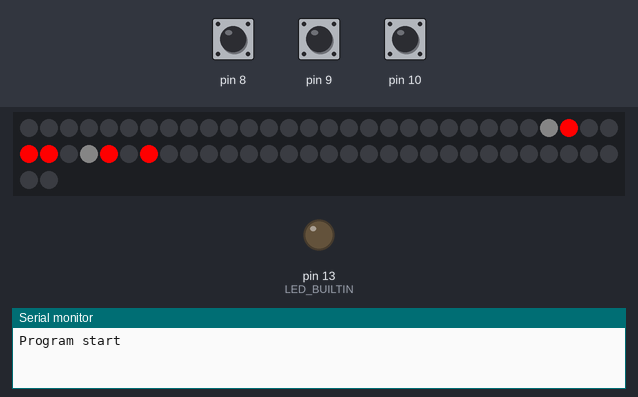
A sketch run on a simulated Arduino Uno, built with avr-gcc and run on an emulated ATmega328P. Parts: 62 RGB LEDs in strip order, left to right, continuing on the next row, output pins drawn as LEDs (lit = HIGH), the last lines printed to the serial monitor. The inputs (shaded band) are chosen by the test bench; at power-on: pin 10 HIGH, pin 8 HIGH, pin 9 HIGH. Dim RGB values are drawn brighter than linear; the local clock reads 2024-03-15 10:24:30 at power-on unless the sketch sets it.

Above: at 1.2 s.
1.3 s: pin 10 pulled LOW for 0.15 s
At 2.5 s:
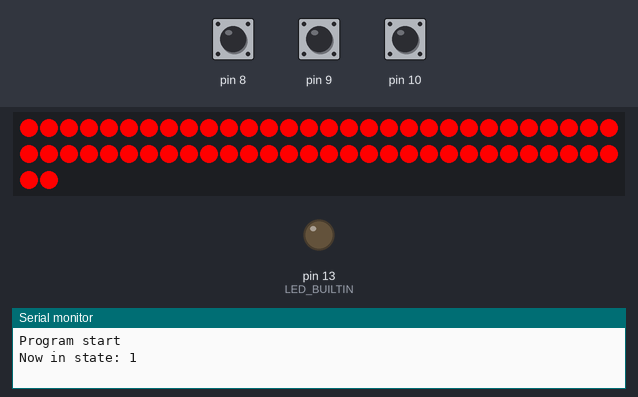
2.9 s: pin 8 pulled LOW for 0.15 s
At 4.0 s:
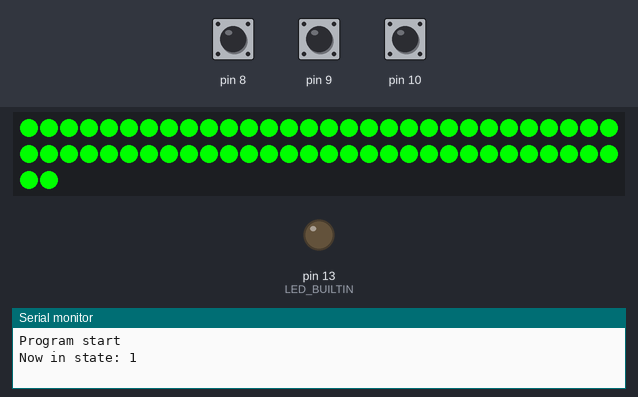
4.5 s: pin 10 pulled LOW for 1 s
At 5.1 s:
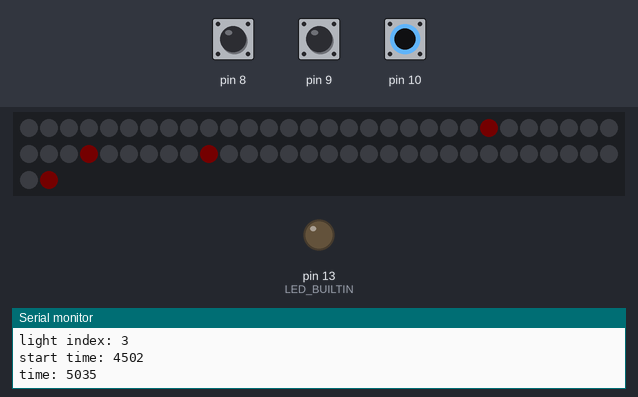
6.1 s: pin 10 pulled LOW for 0.15 s
At 7.8 s:
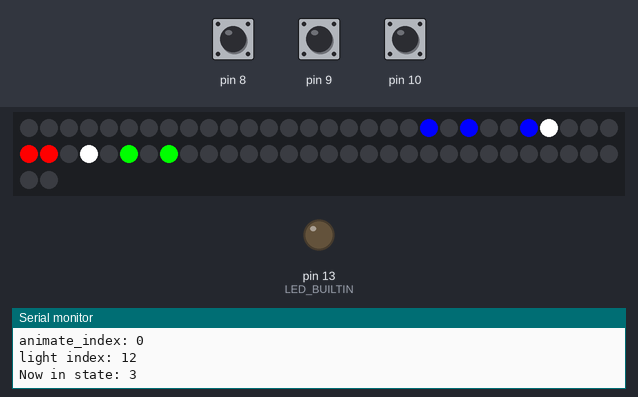
9.2 s: pin 10 pulled LOW for 3.2 s
13.9 s: pin 8 driven LOW and pin 10 driven LOW
At 15.6 s:
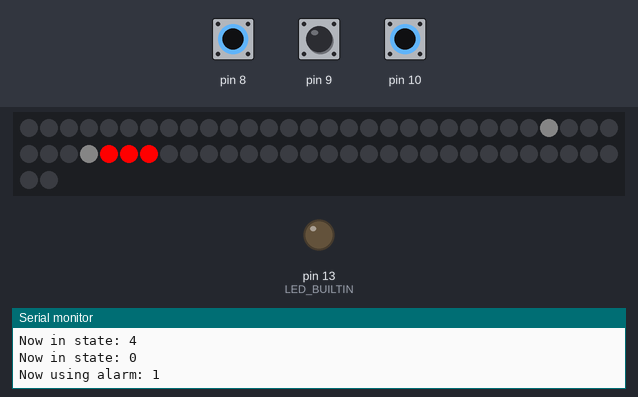
Timing chart, 0 to 17.1 s (numbered marks = the images above; inputs shaded):
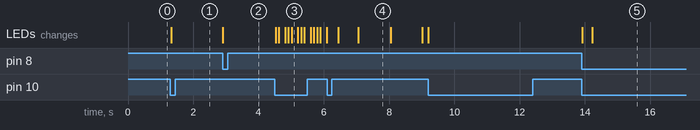

Measured:
- after the input at 1.3 s, the LEDs: change at once (image 1)
- after the input at 2.9 s, the LEDs: change at once (image 2)
- after the input at 4.5 s, the LEDs: first change at once (image 3 shows a later state)
- after the input at 6.1 s, the LEDs: first change after 0.34 s (image 4 shows a later state)
- after the input at 13.9 s, the LEDs: first change at once (image 5 shows a later state)

The sketch:

arduinoLightControl.ino
```cpp
#include "ButtonHandler.h"
#include "LightHandler.h"
#include "LightShowController.h"
#include "ClockHandler.h"

#define BTN_UP 8
#define BTN_DOWN 9
#define BTN_STATE 10

// Time to make animation last in minutes
static int sweeptime = 30;
// Alarm Time (Time animation will start aka. sweeptime before you want to wake up)
static int alarm_hour[7] = { 5,  7,  6,  6,  5,  5,  4};
static int alarm_min[7] =  {25, 00, 30, 00, 30, 00, 30};
static int current_alarm = 0;

#define NUM_STATES 5
static uint8_t stateIndex = 0;

static uint8_t colorState = 0;
static uint8_t alarmState = 2;
unsigned long time_of_start_show_alarm = 0;

ButtonHandler *up_btn;
ButtonHandler *down_btn;
ButtonHandler *state_btn;
LightHandler *lights;
LightShowController *light_show_controller;
ClockHandler *clock;

void setup()
{
	// delay(1000);

	// Setup serial output
	Serial.begin(9600);
	while (! Serial);
	Serial.println("Program start");

	// Setup clock
	clock = new ClockHandler(0);

	// Setup LEDS
	lights = new LightHandler(0);

	// Setup Light Show Controller
	light_show_controller = new LightShowController(lights);

	// Setup Buttons
	up_btn = new ButtonHandler(BTN_UP);
	down_btn = new ButtonHandler(BTN_DOWN);
	state_btn = new ButtonHandler(BTN_STATE);

	digitalWrite(LED_BUILTIN, LOW);    // turn the LED off by making the voltage LOW
}
void loop()
{
	bool up_was_pressed = up_btn->beenPressed();
	bool down_was_pressed = down_btn->beenPressed();
	handleStateButton();

	if (stateIndex == 0)
	{
		// Alarm state
		alarmStateAction(up_was_pressed, down_was_pressed);
	}
	else if (stateIndex == 1)
	{
		// Color play state
		colorStateAction(up_was_pressed, down_was_pressed);
	}
	else if (stateIndex == 2)
	{
		// Sun rise test state
		sunTestStateAction(up_was_pressed, down_was_pressed);
	}
	else if (stateIndex == 3)
	{
		// Display time state
		byte hColor[3]={0, 255, 0};
		byte mColor[3]={255, 0, 0};
		byte sColor[3]={0, 0, 255};
		byte sepColor[3]={255, 255, 255};
		lights->displayTime(clock->getHour(), clock->getMin(), clock->getSec(), hColor, mColor, sColor, sepColor);
		// Serial.print(clock->getHour());
		// Serial.print(":");
		// Serial.print(clock->getMin());
		// Serial.print(":");
		// Serial.println(clock->getSec());
	}
	else if (stateIndex == 4)
	{
		// Off state (do nothing because lights are always off after state change)
	}
	else
	{
		// Unknown state
	}

}

void handleStateButton()
{
	if (state_btn->beenPressed())
	{
		if (stateIndex >= NUM_STATES - 1)
			stateIndex = 0;
		else
			stateIndex += 1;

		if (stateIndex == 0)
		{
			alarmState = 2;
			time_of_start_show_alarm = millis();
		}
		lights->turnOff();
		light_show_controller->stopAnimation();
		Serial.print("Now in state: ");
		Serial.println(stateIndex);
	}
}

void alarmStateAction(bool up, bool down)
{
	if (alarmState == 1 && light_show_controller->isAnimationRunning())
	{
		light_show_controller->animationUpdate();
	}
	else if (alarmState == 0 && clock->getHour() == alarm_hour[current_alarm] && clock->getMin() == alarm_min[current_alarm])
	{
		unsigned long second = 1000;
		unsigned long minute = 60;
		light_show_controller->startAnimation(second * minute * sweeptime);
		Serial.println("Animation Started");
		alarmState = 1;
	}
	else if(alarmState == 2)
	{
		// Show time that alarm will begin its sequence (wake up sweeptime after that)
		byte hColor[3] =   {255, 0, 0};
		byte mColor[3] =   {255, 0, 0};
		byte sColor[3] =   {255, 0, 0};
		byte sepColor[3] = {8, 8, 8};
		lights->displayTime(alarm_hour[current_alarm], alarm_min[current_alarm], 0, hColor, mColor, sColor, sepColor);

		unsigned long diff = millis() - time_of_start_show_alarm;
		if (diff > 6000)
		{
			lights->turnOff();
			alarmState = 0;
		}
	}
	if (up)
	{
		size_t last_index = (sizeof(alarm_hour) / sizeof(alarm_hour[0])) - 1;
		size_t first_index = 0;
		light_show_controller->stopAnimation();
		lights->turnOff();
		// If current alarm is the last alarm in the list
        if (current_alarm >= last_index)
		{
			current_alarm = first_index;
		}
		else
		{
			current_alarm++;
		}
		Serial.print("Now using alarm: ");
		Serial.println(current_alarm);
		alarmState = 2;
		time_of_start_show_alarm = millis();
	}
	else if (down)
	{
		size_t last_index = (sizeof(alarm_hour) / sizeof(alarm_hour[0])) - 1;
		size_t first_index = 0;
		light_show_controller->stopAnimation();
		lights->turnOff();
		// If current alarm is the last alarm in the list
        if (current_alarm <= first_index)
		{
			current_alarm = last_index;
		}
		else
		{
			current_alarm--;
		}
		Serial.print("Now using alarm: ");
		Serial.println(current_alarm);
		alarmState = 2;
		time_of_start_show_alarm = millis();
	}
	// else
	// {
	// 	lights->turnOff();
	// }

}

void sunTestStateAction(bool up, bool down)
{
	if (!light_show_controller->isAnimationRunning() || up || down)
	{
		light_show_controller->startAnimation(120000); // 2 minutes
	}
	else
	{
		light_show_controller->animationUpdate();
	}
}

void colorStateAction(bool up, bool down)
{
	if (up)
	{
		colorState += 1;
	}
	if (down)
	{
		colorState -= 1;
	}
	if (colorState == 0)
	{
		byte rgb[3] = {255, 0, 0};
		lights->setAllToColor(rgb);
	}
	else if (colorState == 1)
	{
		byte rgb[3] = {0, 255, 0};
		lights->setAllToColor(rgb);
	}
	else if (colorState == 2)
	{
		byte rgb[3] = {0, 255, 255};
		lights->setAllToColor(rgb);
	}

	else if (colorState == 3)
	{
		byte rgb[3] = {0, 0, 255};
		lights->setAllToColor(rgb);
	}
	else if (colorState == 4)
	{
		byte rgb[3] = {255, 0, 255};
		lights->setAllToColor(rgb);
	}
	else if (colorState == 5)
	{
		byte rgb[3] = {255, 255, 0};
		lights->setAllToColor(rgb);
	}
	else if (colorState == 6)
	{
		byte rgb[3] = {255, 255, 255};
		lights->setAllToColor(rgb);
	}
	else
	{
		byte rgb[3] = {64, 64, 64};
		lights->setAllToColor(rgb);
	}
}
```

ButtonHandler.h
```cpp
#ifndef BUTTON_HANDLER
#define BUTTON_HANDLER

class ButtonHandler
{
private:
    uint8_t pin;
    bool inDownState;
public:
    ButtonHandler();
    ButtonHandler(uint8_t pin);
    ~ButtonHandler();
    bool beenPressed();
};

ButtonHandler::ButtonHandler()
{
    this->pin = 0;
    this->inDownState = false;
}
ButtonHandler::ButtonHandler(uint8_t pin)
{
    this->pin = pin;
    this->inDownState = false;
    pinMode(this->pin, INPUT_PULLUP);
}

ButtonHandler::~ButtonHandler()
{
}

bool ButtonHandler::beenPressed()
{
    if (inDownState)
    {
        if (digitalRead(this->pin) == LOW)
        {
            return false;
        }
        else
        {
            this->inDownState = false;
            return false;
        }
    }
    else
    {
        if (digitalRead(this->pin) == LOW)
        {
            this->inDownState = true;
            return true;
        }
        else
        {
            return false;
        }
    }

}

#endif
```

ClockHandler.h
```cpp
#ifndef CLOCK_HANDLER
#define CLOCK_HANDLER

#include <Wire.h>
#include <DS3231.h>

class ClockHandler
{
private:
    DS3231 clock;
    RTCDateTime dt;

public:
    ClockHandler() {};
    ClockHandler(int nothing);
    ~ClockHandler() {};

    uint8_t getHour();
    uint8_t getMin();
    uint8_t getSec();

    void printTime();
};

ClockHandler::ClockHandler(int nothing)
{
    clock.begin();
    // Set sketch compiling time
    // ONLY DO THIS WHEN YOU ARE SETTING THE TIME!!! DO NOT LEAVE IT LIKE THIS FOR DAILY USE!!!
    // clock.setDateTime(__DATE__, __TIME__);
}

uint8_t ClockHandler::getHour()
{
    dt = clock.getDateTime();
    return dt.hour;
}

uint8_t ClockHandler::getMin()
{
    dt = clock.getDateTime();
    return dt.minute;
}

uint8_t ClockHandler::getSec()
{
    dt = clock.getDateTime();
    return dt.second;
}

void ClockHandler::printTime()
{
    dt = clock.getDateTime();

    // For leading zero look to DS3231_dateformat example

    Serial.print("Raw data: ");
    Serial.print(dt.year);   Serial.print("-");
    Serial.print(dt.month);  Serial.print("-");
    Serial.print(dt.day);    Serial.print(" ");
    Serial.print(dt.hour);   Serial.print(":");
    Serial.print(dt.minute); Serial.print(":");
    Serial.print(dt.second); Serial.println("");
}
#endif
```

LightHandler.h
```cpp
#ifndef LIGHT_HANDLER
#define LIGHT_HANDLER

#include "FastLED.h"

// How many leds in your strip?
#define NUM_LEDS 62 // full string is 67 test string is 9
// For led chips like Neopixels, which have a data line, ground, and power, you just
// need to define DATA_PIN.  For led chipsets that are SPI based (four wires - data, clock,
// ground, and power), like the LPD8806 define both DATA_PIN and CLOCK_PIN
// What pin is the light data wire in?
#define DATA_PIN 5
//#define CLOCK_PIN 13

class LightHandler
{
private:
    CRGB leds[NUM_LEDS] = {0,0,0,0,0,0,0,0,0,0};
    // byte light_data[NUM_LEDS][3];
    unsigned long rgb_to_long(byte rgb[3]);
	void display6bit(uint8_t num, uint8_t bigEndLoc, unsigned long mc_l);
public:
    LightHandler() {};
    LightHandler(int nothing);
    ~LightHandler() {};
    void light_data_out(byte l_data[NUM_LEDS][3]);
	void light_data_out(unsigned long l_data[NUM_LEDS]);
    void setAllToColor(byte color[3]);
	void setAllToColor(unsigned long color);
    void setColorAt(int i, byte color[3]);
	void setColorAt(int i, unsigned long color);
    void turnOff();
	void displayTime(uint8_t hour, uint8_t min, uint8_t sec, byte hColor[3], byte mColor[3], byte sColor[3], byte sepColor[3]);
};

LightHandler::LightHandler(int nothing)
{
    pinMode(LED_BUILTIN, OUTPUT);
    FastLED.addLeds<WS2811, DATA_PIN, GRB>(leds, NUM_LEDS);
    this->turnOff();
}

void LightHandler::setAllToColor(unsigned long color)
{
    for ( int i = 0; i < NUM_LEDS; i++)
    {
        leds[i] = color;
    }
    FastLED.show();
}

void LightHandler::setAllToColor(byte color[3])
{
    unsigned long color_l = rgb_to_long(color);
    for ( int i = 0; i < NUM_LEDS; i++)
    {
        leds[i] = color_l;
    }
    FastLED.show();
}

void LightHandler::turnOff()
{
    byte rgb[3] = {0, 0, 0};
    this->setAllToColor(rgb);
}

void LightHandler::displayTime(uint8_t hour, uint8_t min, uint8_t sec, byte hColor[3], byte mColor[3], byte sColor[3], byte sepColor[3])
{
	unsigned long hc_l = rgb_to_long(hColor);
	unsigned long mc_l = rgb_to_long(mColor);
	unsigned long sc_l = rgb_to_long(sColor);
	unsigned long sepc_l = rgb_to_long(sepColor);


	this->turnOff();
	if (NUM_LEDS < 6)
		return;
	else if (NUM_LEDS < 13)
		this->display6bit(hour, 5, hc_l);
	else if (NUM_LEDS < 20)
	{
		this->display6bit(hour, 12, hc_l);
		leds[6] = sepc_l;
		this->display6bit(min, 5, mc_l);
	}
	else if (NUM_LEDS < 40)
	{
		this->display6bit(hour, 19, hc_l);
		leds[13] = sepc_l;
		this->display6bit(min, 12, mc_l);
		leds[6] = sepc_l;
		this->display6bit(sec, 5, sc_l);
	}
	else
	{
		this->display6bit(hour, 39, hc_l);
		leds[33] = sepc_l;
		this->display6bit(min, 32, mc_l);
		leds[26] = sepc_l;
		this->display6bit(sec, 25, sc_l);
	}
}

void LightHandler::setColorAt(int i, unsigned long color)
{
    if ( i >= 0 && i < NUM_LEDS)
    {
        leds[i] = color;
    }
    FastLED.show();
}

void LightHandler::setColorAt(int i, byte color[3])
{
    unsigned long color_l = rgb_to_long(color);
    if ( i >= 0 && i < NUM_LEDS)
    {
        leds[i] = color_l;
    }
    FastLED.show();
}


void LightHandler::display6bit(uint8_t num, uint8_t bigEndLoc, unsigned long color_l)
{
	if (bigEndLoc < 5 || bigEndLoc >= NUM_LEDS)
		return;
	uint8_t temp_num = num;
	if (temp_num >= 32)
	{
		leds[bigEndLoc] = color_l;
		temp_num -= 32;
	}
	if (temp_num >= 16)
	{
		leds[bigEndLoc - 1] = color_l;
		temp_num -= 16;
	}
	if (temp_num >= 8)
	{
		leds[bigEndLoc - 2] = color_l;
		temp_num -= 8;
	}
	if (temp_num >= 4)
	{
		leds[bigEndLoc - 3] = color_l;
		temp_num -= 4;
	}
	if (temp_num >= 2)
	{
		leds[bigEndLoc - 4] = color_l;
		temp_num -= 2;
	}
	if (temp_num >= 1)
	{
		leds[bigEndLoc - 5] = color_l;
	}
	FastLED.show();
}

void LightHandler::light_data_out(unsigned long l_data[NUM_LEDS])
{
	for ( int i = 0; i < NUM_LEDS; i++)
	{
		leds[i] = l_data[i];
	}
	FastLED.show();
}

void LightHandler::light_data_out(byte l_data[NUM_LEDS][3])
{
	for ( int i = 0; i < NUM_LEDS; i++)
	{
		unsigned long color = rgb_to_long(l_data[i]);
		leds[i] = color;
	}
	FastLED.show();
	// FastLED.delay(100);
}

unsigned long LightHandler::rgb_to_long(byte rgb[3])
{
	unsigned long rsh = rgb[0];
	word gsh = rgb[1];
	rsh = rsh << 16;
	gsh = gsh << 8;
	unsigned long color = rsh | gsh | rgb[2];
	return color;
}

#endif
```

LightShowController.h
```cpp
#ifndef LIGHT_SHOW_CONTROLLER
#define LIGHT_SHOW_CONTROLLER

#include "LightHandler.h"
#include "sunRiseData.h"


class LightShowController
{
private:
    /* data */
    LightHandler *lights;
    unsigned long start_time;
    unsigned long duration;
    unsigned long interval;
    unsigned long animate_size;
    unsigned long animate_interval;
    unsigned long light_size;
    bool animation_started = false;
public:
    LightShowController(LightHandler *lights);
    ~LightShowController();
    void startAnimation(unsigned long duration); // Duration is is milliseconds
    void animationUpdate();
    bool isAnimationRunning();
    bool stopAnimation();
};

LightShowController::LightShowController(LightHandler *lights)
{
    this->lights = lights;
}

LightShowController::~LightShowController()
{
}

void LightShowController::startAnimation(unsigned long duration)
{
    this->start_time = millis();
    this->duration = duration;
    // this->lights->setAllToColor(sun_data[0]);
    this->lights->turnOff();
    this->animate_size = sizeof(sun_data) / sizeof(sun_data[0]);
    this->light_size = sizeof(fixed_random_order) / sizeof(fixed_random_order[0]);
    this->interval = duration / (animate_size * light_size);
    this->animate_interval = duration / animate_size;
    this->animation_started = true;

    Serial.print("duration: ");
    Serial.println(duration);
    Serial.print("Animate size: ");
    Serial.println(animate_size);
    Serial.print("Light size: ");
    Serial.println(light_size);
    Serial.print("interval: ");
    Serial.println(interval);
}

void LightShowController::animationUpdate()
{
    if (this->animation_started)
    {
        unsigned long elapsed = millis() - this->start_time;
        unsigned long total_index = elapsed / this->interval;
        unsigned long animate_index = elapsed / this->animate_interval;
        unsigned long light_index = total_index % this->light_size;

        Serial.print("start time: ");
        Serial.println(this->start_time);
        Serial.print("time: ");
        Serial.println(millis());
        Serial.print("elapsed: ");
        Serial.println(elapsed);
        Serial.print("total index: ");
        Serial.println(total_index);
        Serial.print("animate_index: ");
        Serial.println(animate_index);
        Serial.print("light index: ");
        Serial.println(light_index);

        if (elapsed < this->duration)
        {
            // this->lights->setAllToColor(sun_data[animate_index]);
            this->lights->setColorAt(fixed_random_order[light_index], sun_data[animate_index]);
        }
        else
        {
            this->animation_started = false;
        }

    }
}

bool LightShowController::isAnimationRunning()
{
    return this->animation_started;
}

bool LightShowController::stopAnimation()
{
    this->animation_started = false;
}
#endif
```

sunRiseData.h
```cpp
#ifndef SUN_RISE_DATA
#define SUN_RISE_DATA


unsigned long sun_data[15] =   {0x010000,
                                0x020000,
                                0x050000,
                                0x100000,
                                0x200000,
                                0x401000,
                                0x601800,
                                0x802000,
                                0xa02800,
                                0xa03000,
                                0xa03800,
                                0xa04000,
                                0xb09010,
                                0xd0d020,
                                0xe0f035};

unsigned long old_sun_data[16] =   {0x000001,
                                0x000002,
                                0x000004,
                                0x000000,
                                0x100000,
                                0x200000,
                                0x401000,
                                0x601800,
                                0x802000,
                                0xa02800,
                                0xa03000,
                                0xa03800,
                                0xa04000,
                                0xb09010,
                                0xd0d020,
                                0xe0f035};

unsigned long sky_data[16] =   {0x000001,
                                0x000002,
                                0x000004,
                                0x000006,
                                0x000008,
                                0x00000a,
                                0x01010c,
                                0x02020e,
                                0x030310,
                                0x040412,
                                0x060616,
                                0x08081a,
                                0x0a0a1e,
                                0x0e0e22,
                                0x101026,
                                0x181830};


unsigned int fixed_random_order[62] =   {39, 33, 61, 23, 41, 55, 45, 56, 27, 12, 43, 17, 19, 28, 16, 25, 18, 34, 37,
                                         48, 5, 14, 1, 40, 36, 31, 29, 50, 38, 15, 21, 20, 3, 2, 59, 60, 8, 22, 13,
                                         52, 57, 46, 11, 58, 4, 9, 26, 24, 6, 7, 10, 49, 54, 42, 47, 32, 35, 44, 30, 0, 53, 51};
#endif
```
